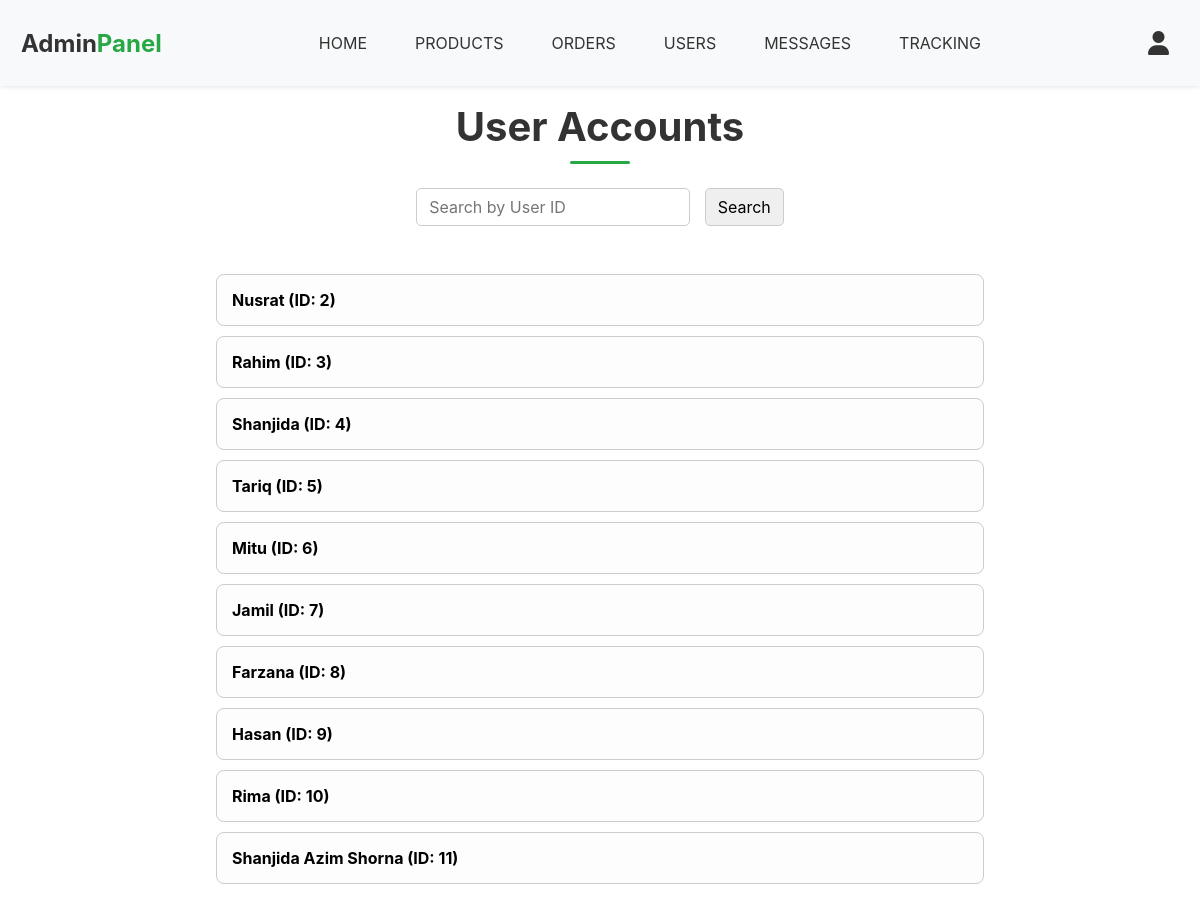
/users_account.php (signed in), run on the app's committed database.
### tables this page shows
CREATE TABLE `users` (
  `id` int(11) NOT NULL,
  `name` varchar(100) NOT NULL,
  `email` varchar(100) NOT NULL,
  `password` varchar(255) NOT NULL,
  `user_type` enum('user','admin','seller') DEFAULT 'user',
  `profile_picture` varchar(255) DEFAULT 'default.jpg',
  `created_at` timestamp NOT NULL DEFAULT current_timestamp()
);

### users_account.php (the view, shortened to what this page needs)
<!DOCTYPE html>
<html lang="en">
<head>
   <link rel="stylesheet" href="css/admin_page.css">
   <link rel="stylesheet" href="https://cdnjs.cloudflare.com/ajax/libs/font-awesome/6.1.1/css/all.min.css">
</head>
<body>
<?php include 'admin_header.php'; ?>
<section class="user-accounts">
   <h1 class="title">User Accounts</h1>
   <form method="GET" class="search-form">
      <input type="text" name="search_id" placeholder="Search by User ID" value="<?= isset($_GET['search_id']) ? htmlspecialchars($_GET['search_id']) : '' ?>">
      <button type="submit">Search</button>
   </form>
   <div class="user-list">
      <?php
         $query = "SELECT * FROM `users` WHERE user_type = 'user'";
         $params = [];
         $stmt = $conn->prepare($query);
         $stmt->execute($params);
         if ($stmt->rowCount() > 0) {
            while ($user = $stmt->fetch(PDO::FETCH_ASSOC)) {
      ?>
      <div class="user-card" onclick="toggleDetails('user-<?= $user['id']; ?>')">
         <?= htmlspecialchars($user['name']) ?> (ID: <?= $user['id']; ?>)
      </div>
      <?php
            }
         } else {
            echo "<p style='text-align:center;'>No user accounts found.</p>";
         }
      ?>
   </div>
</section>
</body>
</html>

### css/admin_page.css (style rules this page uses)
* { margin: 0; padding: 0; font-family: 'Inter', sans-serif; box-sizing: border-box; }

### users_account.php (style rules this page uses)
.user-list { max-width: 800px; margin: 2rem auto; padding: 1rem; }
.search-form { text-align: center; margin-bottom: 20px; }
.search-form input[type="text"], .search-form button { padding: 8px 12px; border-radius: 5px; border: 1px solid #ccc; font-size: 1rem; margin: 0 5px; }
.user-card { background-color: #fdfdfd; border: 1px solid #ccc; padding: 15px; border-radius: 8px; margin-bottom: 10px; cursor: pointer; font-weight: bold; transition: background-color 0.2s, transform 0.2s; }
.title { text-align: center; font-size: 2.5rem; margin-top: 1rem; margin-bottom: 1.5rem; color: #333; text-transform: capitalize; position: relative; }
.title::after { content: ''; display: block; width: 60px; height: 3px; background: #28a745; margin: 0.6rem auto 0; border-radius: 10px; }

### data on the page
users: name "Nusrat", id "2"
users: name "Rahim", id "3"
users: name "Shanjida", id "4"
users: name "Tariq", id "5"
users: name "Mitu", id "6"
users: name "Jamil", id "7"
users: name "Farzana", id "8"
users: name "Hasan", id "9"
users: name "Rima", id "10"
users: name "Shanjida Azim Shorna", id "11"
